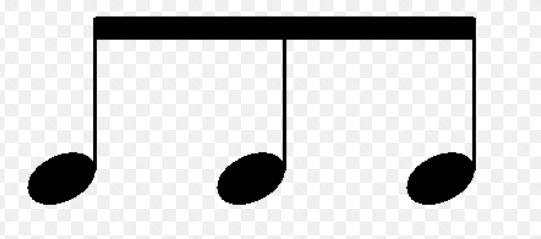
#> input picture KNN Attempt/images/0/3.png, 541 x 239 px; its folder holds only this picture in this run
$ jupyter execute --allow-errors Untitled.ipynb   (shell and % lines are left out)
#> lines starting #> are read from the running program, lines starting #| are printed output that depends on the picture; after the words box and inside, x2 and y2 are one past the last pixel; in counts of white or black regions, pixels touching at a corner belong together
[cell 1]
#Always make all imports in the first cell of the notebook, run them all once.
import cv2
import numpy as np
import math
import glob
import matplotlib.pyplot as plt
import skimage.io as io
from mpl_toolkits.mplot3d import Axes3D

from skimage.color import rgb2gray, rgb2hsv
from scipy import fftpack
from scipy.signal import convolve2d
import skimage
from skimage.util import random_noise
from skimage.filters import median, gaussian, threshold_otsu
from skimage.filters import threshold_otsu, threshold_sauvola
from skimage.filters import roberts, sobel, sobel_h, scharr
from skimage.exposure import rescale_intensity, equalize_hist
from skimage.morphology import binary_erosion, binary_dilation, binary_closing, binary_opening, skeletonize, thin
from skimage import img_as_ubyte
from skimage.io import imread, imshow
from skimage.filters import gaussian, threshold_otsu
from skimage.measure import moments_hu,moments_central,moments_normalized,moments

[cell 2]
x_train = []
y_train = []
shapes = [ 'triple_eighth_down','double_eighth_down', 'double_sixteenth_down', 'quadruple_sixteenth_down',"Clef"]

[cell 3]
def read_image(path):
#> called with path = 'KNN Attempt/images/0/3.png'
    gray = rgb2gray(io.imread(path))
#> gray: shape (239, 541) float64; min 0, max 1, mean 0.834
    # gray = gaussian(gray,1)
    thresh = threshold_sauvola(gray, window_size=61)
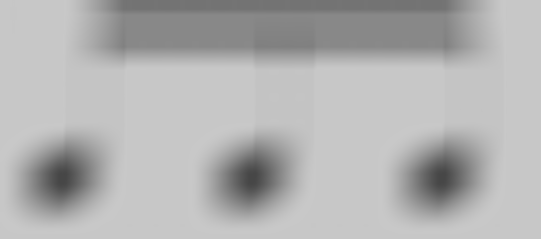
#> thresh: shape (239, 541) float64; min 0.278, max 0.788, mean 0.699
    normalize = gray > thresh
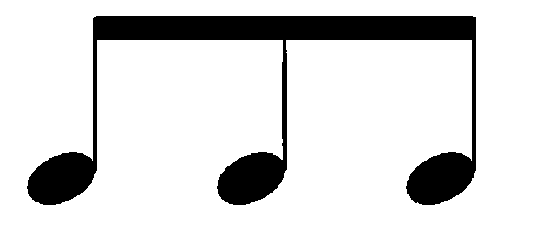
#> normalize: shape (239, 541) bool; 85.6% white; 1 black region, box (x1, y1, x2, y2) and area: (27, 16, 476, 205) 18676
    return normalize

[cell 4]
for i in range(len(shapes)):
    str1 = 'images/'
    str2 = i
    str3 = '/*'
    str4 = str1 + str(str2) + str3
    for filename in sorted(glob.glob(str4)):
        print(filename)
        img = read_image(filename) ## cv2.imread reads images in RGB format
        x_train.append(img)
        y_train.append(i)
#> pass 2 of the loop `for i in range(len(shapes)):`:
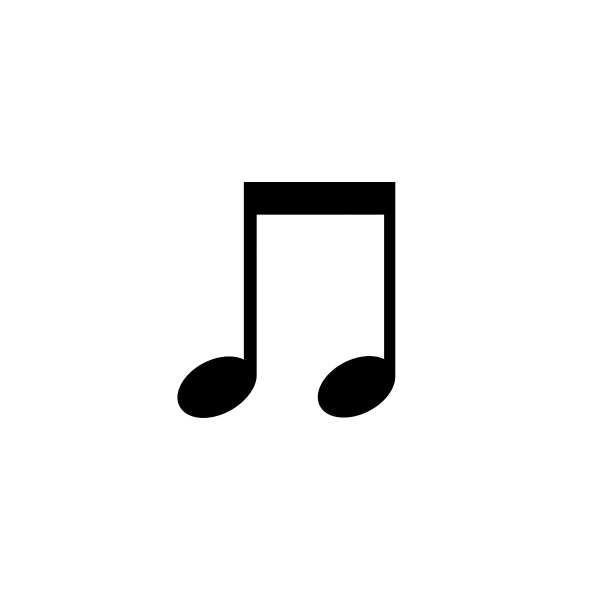
#> input picture KNN Attempt/images/1/654.jpg, 1200 x 1200 px (shown at 1/2 size)
#> gray: shape (1200, 1200) float64
#> in read_image (call 2), `thresh = threshold_sauvola(gray, window_size=61)`:
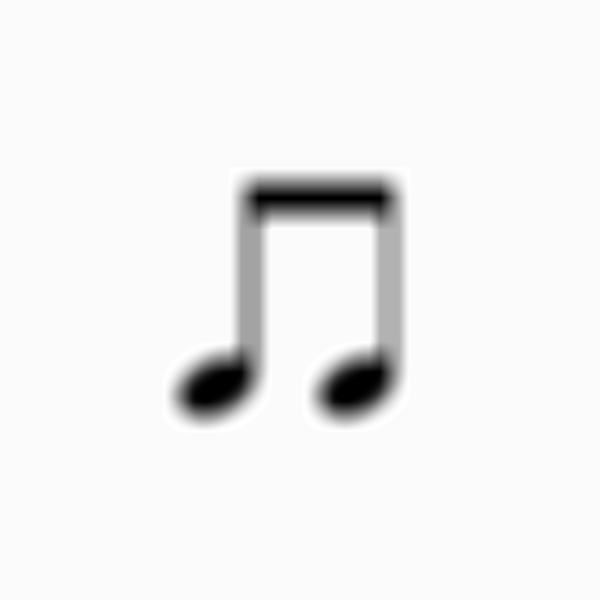
#> thresh: shape (1200, 1200) float64 (shown at 1/2 size); min -5.01e-14, max 0.812, mean 0.77; drawn with min black and max white
#> normalize: shape (1200, 1200) bool; 95.7% white; 1 black region, box (x1, y1, x2, y2) and area: (355, 364, 791, 836) 62428

#> (a cell that did not finish here is left out)

[cell 6]
def show_images(images, titles=None):
    # This function is used to show image(s) with titles by sending an array of images and an array of associated titles.
    # images[0] will be drawn with the title titles[0] if exists
    # You aren't required to understand this function, use it as-is.
    n_ims = len(images)
    if titles is None: titles = ['(%d)' % i for i in range(1, n_ims + 1)]
#> titles = ['(1)', '(2)']
    fig = plt.figure()
    n = 1
    for image, title in zip(images, titles):
        a = fig.add_subplot(1, n_ims, n)
        if image.ndim == 2:
            plt.gray()
        plt.imshow(image)
        a.set_title(title)
        plt.axis('off')
        n += 1
    fig.set_size_inches(np.array(fig.get_size_inches()) * n_ims)
    plt.show()
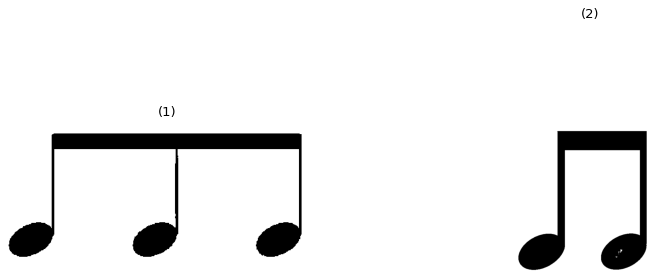
#> figure drawn by matplotlib, 2 panels
